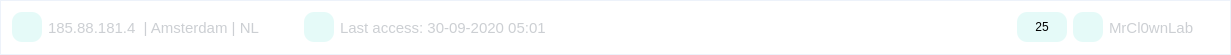
    <widget class="QFrame" name="frame_TopBar">
     <property name="geometry">
      <rect>
       <x>0</x>
       <y>0</y>
       <width>1231</width>
       <height>55</height>
      </rect>
     </property>
     <property name="minimumSize">
      <size>
       <width>0</width>
       <height>55</height>
      </size>
     </property>
     <property name="maximumSize">
      <size>
       <width>16777215</width>
       <height>55</height>
      </size>
     </property>
     <property name="layoutDirection">
      <enum>Qt::RightToLeft</enum>
     </property>
     <property name="styleSheet">
      <string notr="true">QFrame{
background-color: #ffffff;
border:1px solid #edf2fa;
}</string>
     </property>
     <property name="frameShape">
      <enum>QFrame::StyledPanel</enum>
     </property>
     <property name="frameShadow">
      <enum>QFrame::Raised</enum>
     </property>
     <layout class="QHBoxLayout" name="horizontalLayout_5">
      <item>
       <widget class="QLabel" name="label_PerfilName">
        <property name="maximumSize">
         <size>
          <width>110</width>
          <height>16777215</height>
         </size>
        </property>
        <property name="styleSheet">
         <string notr="true">QLabel{
color:rgb(204, 207, 211);
	font-size:15px;
	border:0px;

}

</string>
        </property>
        <property name="text">
         <string>MrCl0wnLab</string>
        </property>
        <property name="alignment">
         <set>Qt::AlignLeading|Qt::AlignLeft|Qt::AlignVCenter</set>
        </property>
       </widget>
      </item>
      <item>
       <widget class="QPushButton" name="pushButton_Perfil">
        <property name="minimumSize">
         <size>
          <width>30</width>
          <height>30</height>
         </size>
        </property>
        <property name="maximumSize">
         <size>
          <width>30</width>
          <height>30</height>
         </size>
        </property>
        <property name="styleSheet">
         <string notr="true">QPushButton{
background-color:#e5faf8;
border:0px;
border-radius:10px;
}</string>
        </property>
        <property name="text">
         <string/>
        </property>
        <property name="icon">
         <iconset>
          <normaloff>:/icons/user-3.png</normaloff>:/icons/user-3.png</iconset>
        </property>
        <property name="iconSize">
         <size>
          <width>20</width>
          <height>20</height>
         </size>
        </property>
       </widget>
      </item>
      <item>
       <widget class="QPushButton" name="pushButton_Notifications">
        <property name="minimumSize">
         <size>
          <width>50</width>
          <height>30</height>
         </size>
        </property>
        <property name="maximumSize">
         <size>
          <width>50</width>
          <height>30</height>
         </size>
        </property>
        <property name="layoutDirection">
         <enum>Qt::LeftToRight</enum>
        </property>
        <property name="styleSheet">
         <string notr="true">QPushButton{
background-color:#e5faf8;
border:0px;
border-radius:10px;
}</string>
        </property>
        <property name="text">
         <string>25</string>
        </property>
        <property name="icon">
         <iconset>
          <normaloff>:/icons/alarm.png</normaloff>:/icons/alarm.png</iconset>
        </property>
        <property name="iconSize">
         <size>
          <width>20</width>
          <height>20</height>
         </size>
        </property>
       </widget>
      </item>
      <item>
       <widget class="QFrame" name="frame_TopBarSpace">
        <property name="styleSheet">
         <string notr="true">QFrame{border:0px;}</string>
        </property>
        <property name="frameShape">
         <enum>QFrame::StyledPanel</enum>
        </property>
        <property name="frameShadow">
         <enum>QFrame::Raised</enum>
        </property>
       </widget>
      </item>
      <item>
       <widget class="QLabel" name="label_LastAccess">
        <property name="minimumSize">
         <size>
          <width>160</width>
          <height>0</height>
         </size>
        </property>
        <property name="maximumSize">
         <size>
          <width>250</width>
          <height>16777215</height>
         </size>
        </property>
        <property name="styleSheet">
         <string notr="true">QLabel{
color:rgb(204, 207, 211);
	font-size:15px;
	border:0px;

}

</string>
        </property>
        <property name="text">
         <string>Last access: 30-09-2020 05:01</string>
        </property>
        <property name="alignment">
         <set>Qt::AlignLeading|Qt::AlignLeft|Qt::AlignVCenter</set>
        </property>
       </widget>
      </item>
      <item>
       <widget class="QPushButton" name="pushButton_LastAccess">
        <property name="minimumSize">
         <size>
          <width>30</width>
          <height>30</height>
         </size>
        </property>
        <property name="maximumSize">
         <size>
          <width>30</width>
          <height>30</height>
         </size>
        </property>
        <property name="styleSheet">
         <string notr="true">QPushButton{
background-color:#e5faf8;
border:0px;
border-radius:10px;
}</string>
        </property>
        <property name="text">
         <string/>
        </property>
        <property name="icon">
         <iconset>
          <normaloff>:/icons/clock-1.png</normaloff>:/icons/clock-1.png</iconset>
        </property>
        <property name="iconSize">
         <size>
          <width>20</width>
          <height>20</height>
         </size>
        </property>
       </widget>
      </item>
      <item>
       <widget class="QLabel" name="label_IpInfo">
        <property name="minimumSize">
         <size>
          <width>160</width>
          <height>0</height>
         </size>
        </property>
        <property name="maximumSize">
         <size>
          <width>250</width>
          <height>16777215</height>
         </size>
        </property>
        <property name="styleSheet">
         <string notr="true">QLabel{
color:rgb(204, 207, 211);
	font-size:15px;
	border:0px;

}

</string>
        </property>
        <property name="text">
         <string>185.88.181.4  | Amsterdam | NL</string>
        </property>
        <property name="alignment">
         <set>Qt::AlignLeading|Qt::AlignLeft|Qt::AlignVCenter</set>
        </property>
       </widget>
      </item>
      <item>
       <widget class="QPushButton" name="pushButton_InfoIo">
        <property name="minimumSize">
         <size>
          <width>30</width>
          <height>30</height>
         </size>
        </property>
        <property name="maximumSize">
         <size>
          <width>30</width>
          <height>30</height>
         </size>
        </property>
        <property name="styleSheet">
         <string notr="true">QPushButton{
background-color:#e5faf8;
border:0px;
border-radius:10px;
}</string>
        </property>
        <property name="text">
         <string/>
        </property>
        <property name="icon">
         <iconset>
          <normaloff>:/icons/placeholder.png</normaloff>:/icons/placeholder.png</iconset>
        </property>
        <property name="iconSize">
         <size>
          <width>20</width>
          <height>20</height>
         </size>
        </property>
       </widget>
      </item>
     </layout>
    </widget>
